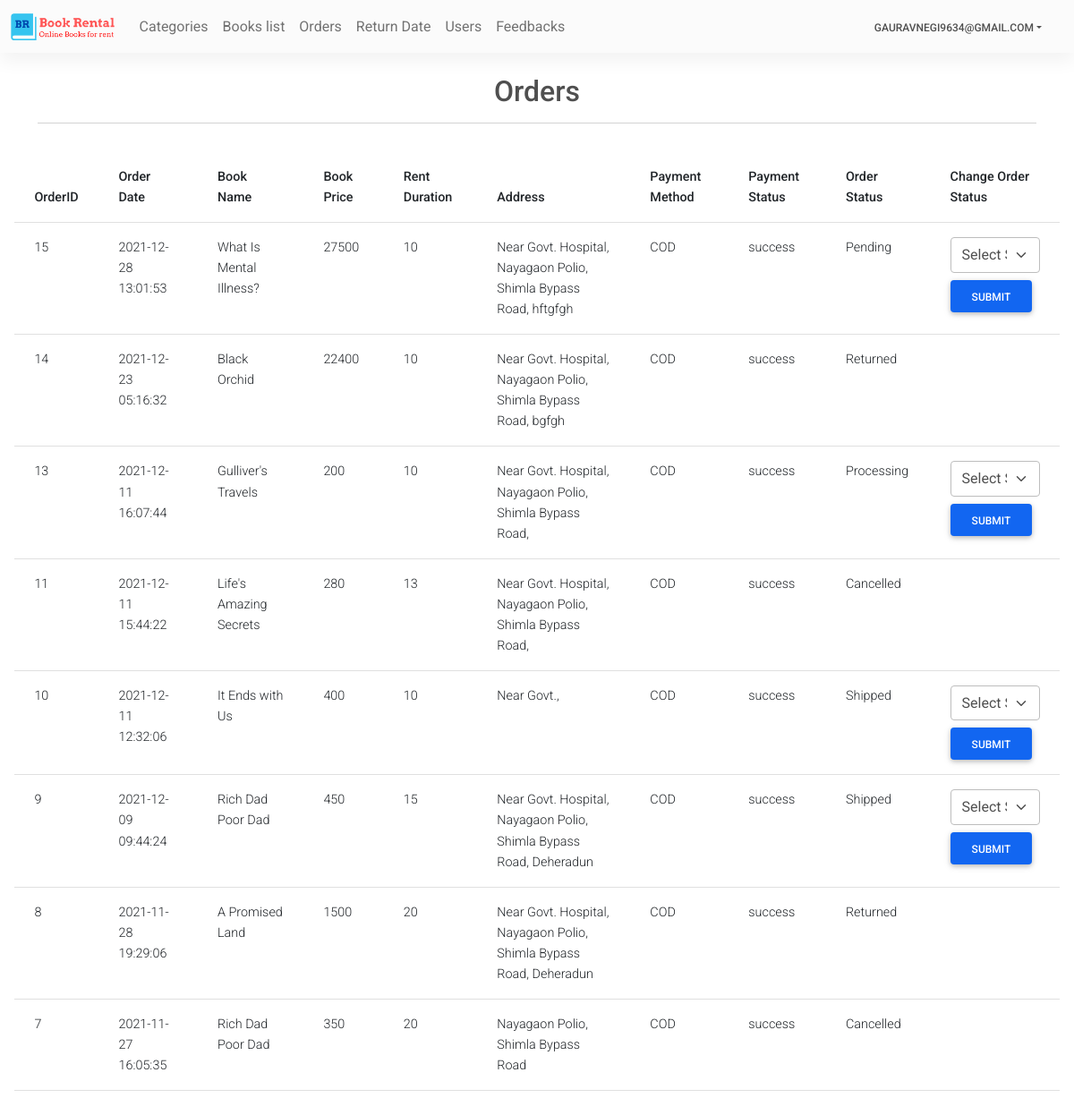
The app's page /Admin/orders.php (signed in) with its own data.
### tables this page shows
CREATE TABLE `orders` (
  `id` int(11) NOT NULL,
  `user_id` int(11) NOT NULL,
  `address` varchar(100) NOT NULL,
  `address2` varchar(100) DEFAULT NULL,
  `pin` int(11) NOT NULL,
  `payment_method` varchar(20) DEFAULT NULL,
  `total` int(11) NOT NULL,
  `payment_status` varchar(20) NOT NULL,
  `order_status` int(11) NOT NULL,
  `date` datetime NOT NULL,
  `duration` int(11) NOT NULL
);

CREATE TABLE `books` (
  `id` int(11) NOT NULL,
  `category_id` int(11) NOT NULL,
  `ISBN` varchar(20) NOT NULL,
  `name` varchar(255) NOT NULL,
  `img` varchar(255) NOT NULL,
  `author` varchar(75) NOT NULL,
  `mrp` int(11) NOT NULL,
  `security` int(11) NOT NULL,
  `rent` int(11) NOT NULL,
  `qty` int(11) NOT NULL,
  `best_seller` int(11) DEFAULT NULL,
  `short_desc` varchar(2000) NOT NULL,
  `description` text NOT NULL,
  `status` tinyint(4) NOT NULL DEFAULT 1,
  `price` int(3) GENERATED ALWAYS AS (coalesce(`security`,0) + coalesce(`rent`,0)) VIRTUAL
);

CREATE TABLE `order_status` (
  `id` int(11) NOT NULL,
  `status_name` varchar(15) NOT NULL
);

### Admin/orders.php (the view, shortened to what this page needs)
<?php require('topNav.php'); ?>
<main>
    <div class="container pt-4">
        <h4 class="fs-2 text-center ">Orders</h4>
        <hr>
    </div>
    <div class="card-body">
        <table class="table">
            <thead>
                <tr>
                    <th> OrderID</th>
                    <th>Order Date</th>
                    <th>Book Name</th>
                    <th>Book Price</th>
                    <th>Rent Duration</th>
                    <th>Address</th>
                    <th>Payment Method</th>
                    <th>Payment Status</th>
                    <th>Order Status</th>
                    <th>Change Order Status</th>
                </tr>
            </thead>
            <tbody>
                <?php
        $res = mysqli_query($con, "select orders.*,name,status_name from orders
                                            JOIN order_detail ON orders.id=order_detail.order_id
                                            JOIN books ON order_detail.book_id=books.id
                                            JOIN order_status ON orders.order_status=order_status.id order by date desc ");
        while ($row = mysqli_fetch_assoc($res)) { ?>
                <tr>
                    <td> <?php echo $row['id'] ?> </td>
                    <td> <?php echo $row['date'] ?> </td>
                    <td> <?php echo $row['name'] ?> </td>
                    <td> <?php echo $row['total'] ?> </td>
                    <td> <?php echo $row['duration'] ?> </td>
                    <td> <?php echo $row['address'] ?>, <?php echo $row['address2'] ?> </td>
                    <td> <?php echo $row['payment_method'] ?> </td>
                    <td> <?php echo $row['payment_status'] ?> </td>
                    <td> <?php echo $row['status_name'] ?> </td>
                    <td>
                        <?php
              $statusName = $row['status_name'];
              if ($statusName === 'Returned' || $statusName === 'Cancelled') {
              } else {
              ?>
                        <form method="post">
                            <select class="form-select" name="status_id">
                                <option class="">Select Status</option>
                            </select>
                            <input type="submit" VALUE="Submit" class="btn btn btn-primary mt-2">
                        </form>
                        <?php
              } ?>
                    </td>
                </tr>
                <?php } ?>
            </tbody>
        </table>
    </div>
</main>
</body>
</html>

### records on screen
orders: id "15", date "2021-12-28 13:01:53", books.name "What Is Mental Illness?", total "27500", duration "10", address "Near Govt. Hospital, Nayagaon Polio, Shimla Bypass Road", address2 "hftgfgh", payment_method "COD", payment_status "success", order_status.status_name "Pending"
orders: id "14", date "2021-12-23 05:16:32", books.name "Black Orchid", total "22400", duration "10", address "Near Govt. Hospital, Nayagaon Polio, Shimla Bypass Road", address2 "bgfgh", payment_method "COD", payment_status "success", order_status.status_name "Returned"
orders: id "13", date "2021-12-11 16:07:44", books.name "Gulliver's Travels", total "200", duration "10", address "Near Govt. Hospital, Nayagaon Polio, Shimla Bypass Road", payment_method "COD", payment_status "success", order_status.status_name "Processing"
orders: id "11", date "2021-12-11 15:44:22", books.name "Life's Amazing Secrets", total "280", duration "13", address "Near Govt. Hospital, Nayagaon Polio, Shimla Bypass Road", payment_method "COD", payment_status "success", order_status.status_name "Cancelled"
orders: id "10", date "2021-12-11 12:32:06", books.name "It Ends with Us", total "400", duration "10", address "Near Govt.", payment_method "COD", payment_status "success", order_status.status_name "Shipped"
orders: id "9", date "2021-12-09 09:44:24", books.name "Rich Dad Poor Dad", total "450", duration "15", address "Near Govt. Hospital, Nayagaon Polio, Shimla Bypass Road", address2 "Deheradun", payment_method "COD", payment_status "success", order_status.status_name "Shipped"
orders: id "8", date "2021-11-28 19:29:06", books.name "A Promised Land", total "1500", duration "20", address "Near Govt. Hospital, Nayagaon Polio, Shimla Bypass Road", address2 "Deheradun", payment_method "COD", payment_status "success", order_status.status_name "Returned"
orders: id "7", date "2021-11-27 16:05:35", books.name "Rich Dad Poor Dad", total "350", duration "20", address "Nayagaon Polio", address2 "Shimla Bypass Road", payment_method "COD", payment_status "success", order_status.status_name "Cancelled"

### other values on screen
$userName "GAURAVNEGI9634@GMAIL.COM"
